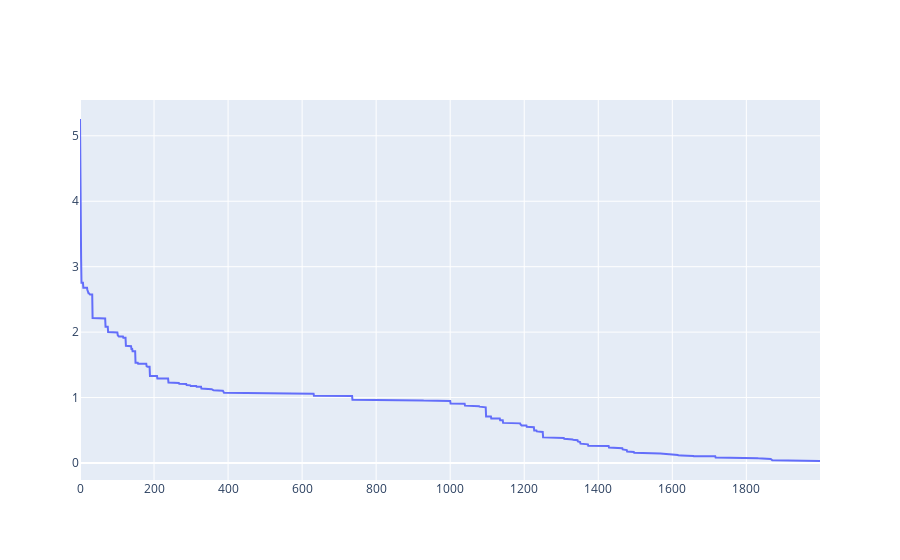

Notebook source saved alongside this figure:
### Code cell
import plotly.graph_objects as go

fig = go.Figure()

fig.add_trace(go.Scatter(y=history, mode='lines'))
fig.show()

### Figure 1 — Plotly figure (JSON) as saved in the notebook; plotly's stock layout.template omitted (floating-point values rounded to 4 significant figures; data arrays with more than 128 entries replaced by an {"elided": "..."} marker saying what was removed)
{"data": [{"mode": "lines", "type": "scatter", "y": {"elided": "2000 float values"}}], "layout": {}}
